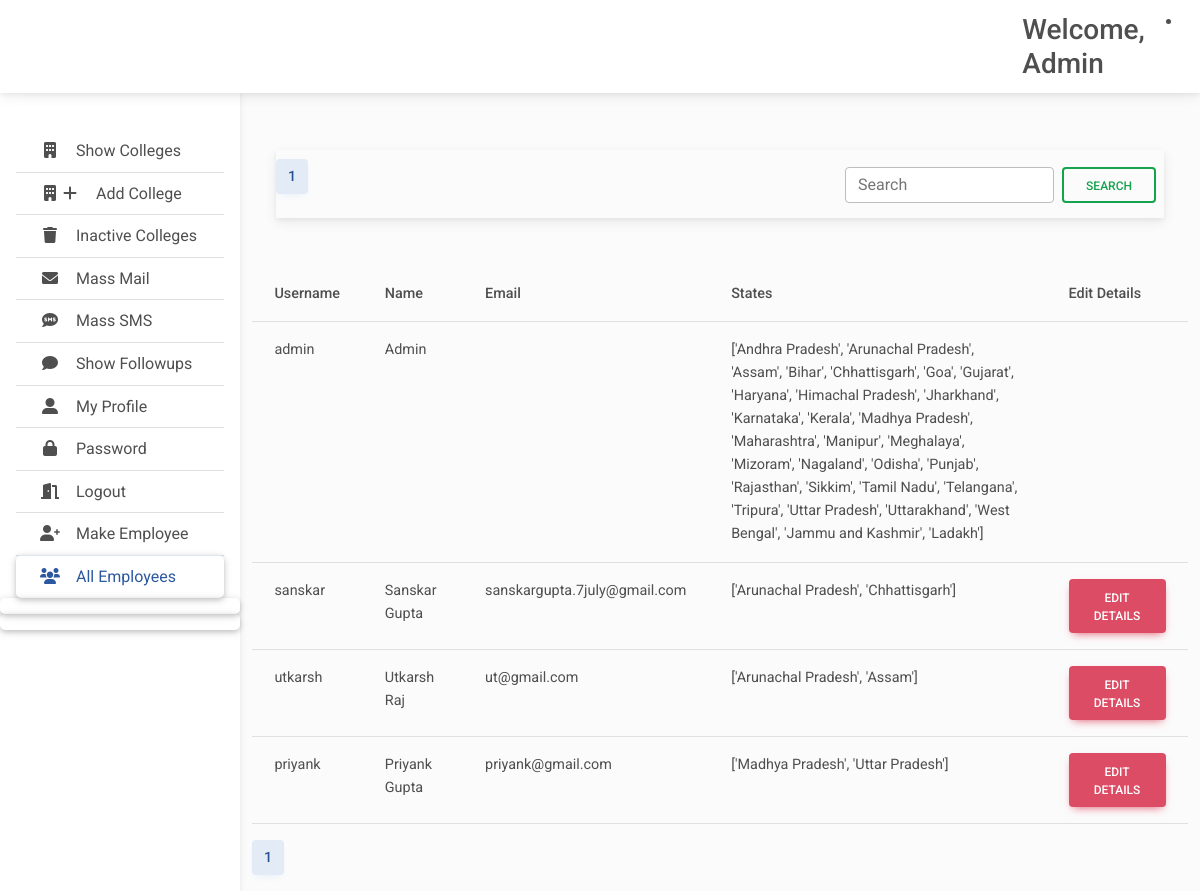
The app's page /allemployee (signed in), older data.
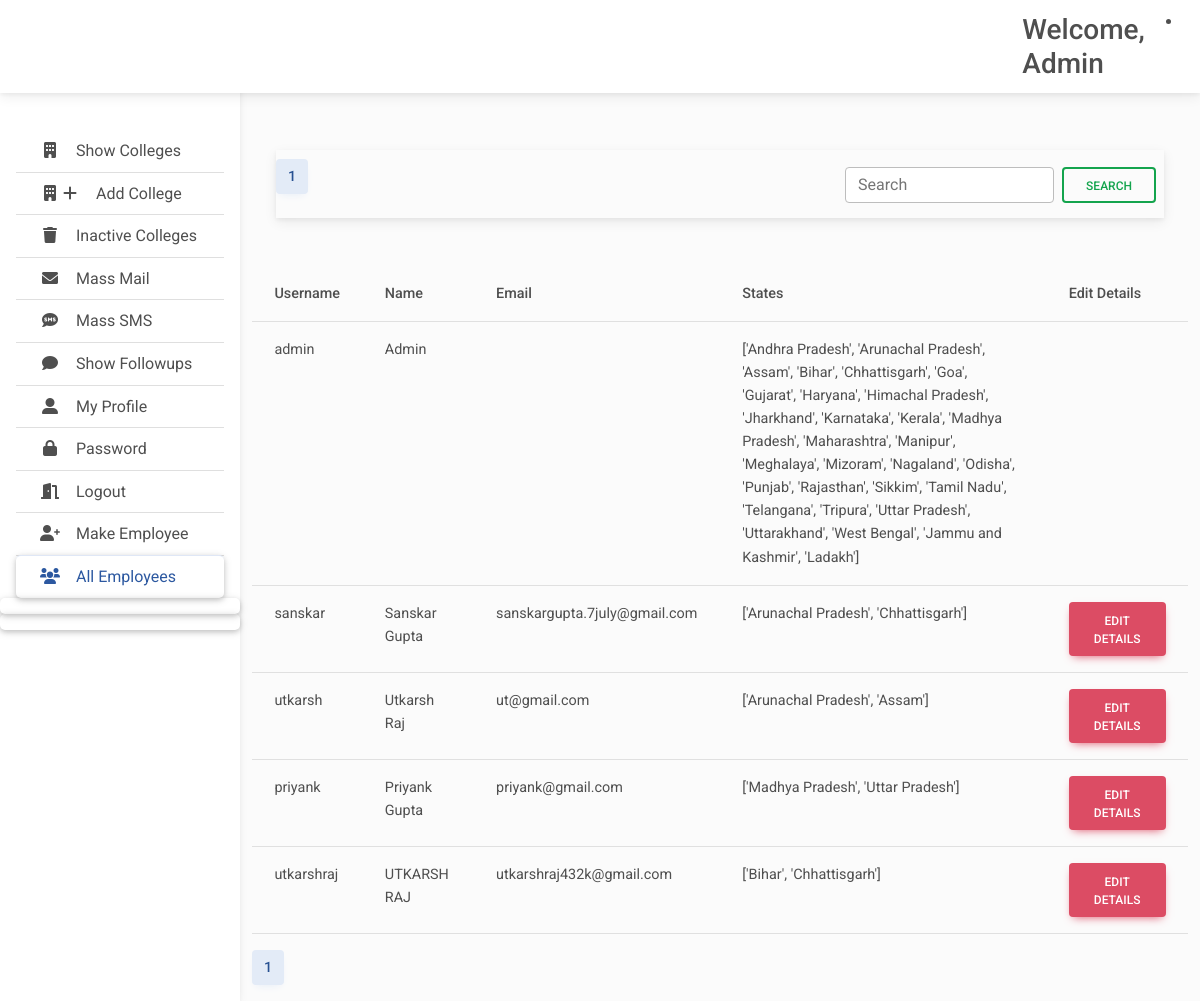
The same page, newer data.
### user/models.py (models this page shows, shortened)
class Employee(AbstractUser) :
    name = models.CharField(max_length=32 ,null = True)
    state = models.CharField(max_length=1000,null=True)
    mobile = models.CharField(max_length=32 ,null = True)
    fathername = models.CharField(max_length=32 ,null = True)
    gender = models.CharField(max_length=32 ,null = True)
    aadhar = models.CharField(max_length=32 ,null = True)
    imageurl = models.CharField(max_length=100,null = True)

### user/views.py (the view, shortened to what this page needs)
# urls.py: path('allemployee', views.allemployee, name = 'allemployee'),
def allemployee(request):
    if  request.user.is_authenticated and request.user.is_staff :
        u = Employee.objects.get(username=request.user.username)
        query = request.GET.get('p')
        employees = Employee.objects.all()
        object_list = []
        states = State.objects.all()
        try:
          for employee in employees:
            employee.state = employee.state.split(',')
        except:
           pass
        if (query == None):
          object_list = list(employees)
        object_list = list(object_list)
        college_paginator = Paginator(object_list, 30)
        page_num = request.GET.get('page')
        print(page_num)
        page = college_paginator.get_page(page_num)
        surl = request.get_full_path()
        if query:
            surl += '&'
        else :
           surl = '/allemployee?'
        allfollowup =  Followup.objects.all()
        context = {'u': u,'page': page,'query': query,'surl': surl, 'states':states}
        return render (request,'allemployee.html',context)
    else :
        return redirect('/login')

### templates/allemployee.html (shortened to what this page needs)
{% extends 'base.html' %}
{%load static %}
{% block main %}
<main style="margin-top: 110px">
  <div class='container'>
    <section class="p-4 mb-4 align-items-center flex-column">
      <nav class='navbar'>
        <ul class="pagination pr-2">
          <li class="page-item active" aria-current="page">
            <a class="page-link" href="#">{{ page.number }}<span class="visually-hidden">(current)</span></a>
          </li>
        </ul>
        <form class="d-flex pe-2" role="search" action="{% url 'allemployee' %}" method="get">
          <input class="form-control me-2" type="text" name="p" placeholder="Search" aria-label="Search">
          <button class="btn btn-outline-success" type="submit">Search</button>
        </form>
      </nav>
    </section>
    <table class="table">
      <thead>
        <tr>
          <th scope="col">Username</th>
          <th scope="col">Name</th>
          <th scope="col">Email</th>
          <th scope="col">States</th>
          <th scope="col">Edit Details</th>
        </tr>
      </thead>
      <tbody>
        {% for e in page.object_list %}
        <tr>
          <td>{{e.username}}</td>
          <td>{{e.name}}</td>
          <td>{{e.email}}</td>
          <td>{{e.state}}</td>
          <td>
            {% if not e.is_superuser %}
            <button type="button" class="btn btn-danger" data-mdb-toggle="modal"
              data-mdb-target="#followupModal{{e.username}}">
              Edit Details
            </button>
            {% endif %}
          </td>
        </tr>
        {% endfor %}
      </tbody>
    </table>
    <nav aria-label="...">
      <ul class="pagination">
        <li class="page-item active" aria-current="page">
          <a class="page-link" href="#">{{ page.number }}<span class="visually-hidden">(current)</span></a>
        </li>
      </ul>
    </nav>
  </div>
</main>
{%endblock main%}

### templates/base.html (shortened to what the changed rows need)
{% load static %}
<!DOCTYPE html>
<html lang="en">
<head>
  <link rel="stylesheet" href="https://cdnjs.cloudflare.com/ajax/libs/font-awesome/6.0.0/css/all.min.css" />
  <link rel="stylesheet" href="{% static 'css/mdb.min.css' %}" />
  <link rel="stylesheet" href="{% static 'css/main.css' %}" />
  <link rel="stylesheet" href="{% static 'css/chat.css' %}" />
</head>
<body>
  <header>
    <nav id="main-navbar" class="navbar navbar-expand-lg bg-white fixed-top">
      <div class="container-fluid">
        <a class="navbar-brand" href="#">
        </a>
        <h3 class="d-none d-md-flex w-auto my-auto">Welcome, {{u.name}} </h3>
          <li class="nav-item dropdown">
            <a class="nav-link hidden-arrow d-flex align-items-center" href="#" id="navbarDropdownMenuLink"
              role="button" data-mdb-toggle="dropdown" aria-expanded="false">
            </a>
          </li>
      </div>
    </nav>
  </header>
  {% block main %}
  {% endblock main %}
</body>
</html>

Row changes from the older to the newer data that the page shows:
added Employee: username "utkarshraj", name "UTKARSH RAJ", email "utkarshraj432k@gmail.com", state "['Bihar', 'Chhattisgarh']"
